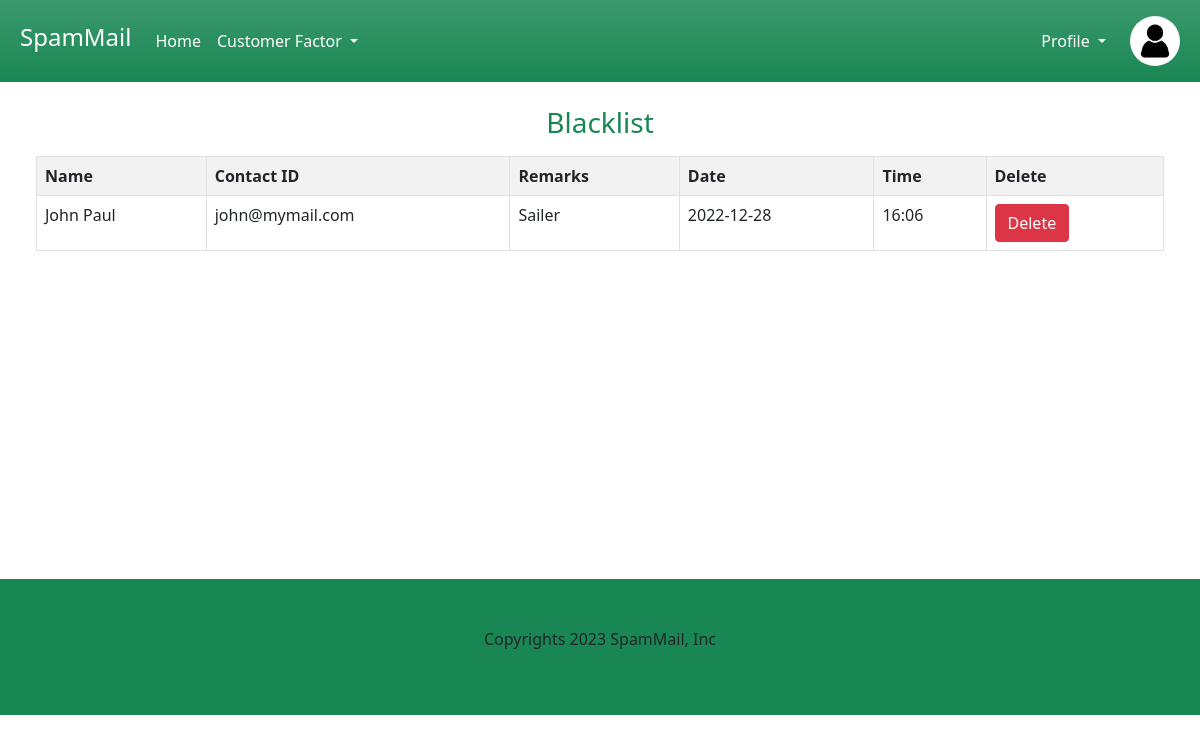
Screenshot of /viewblacklist/ (signed in) with the database file from the repository.
### user/models.py (models this page shows)
class blacklist_tb(models.Model):
    contactid=models.ForeignKey(user_register_tb,on_delete=models.CASCADE,related_name="blacklistedcontact")
    userid=models.ForeignKey(user_register_tb,on_delete=models.CASCADE,related_name="user1")
    name=models.CharField(max_length=20)
    remarks=models.CharField(max_length=20)
    date=models.CharField(max_length=20)
    time=models.CharField(max_length=20)

class user_register_tb(models.Model):
    name=models.CharField(max_length=20)
    address=models.CharField(max_length=20)
    gender=models.CharField(max_length=20)
    phone=models.CharField(max_length=20)
    countryid=models.ForeignKey(country_tb,on_delete=models.CASCADE)
    stateid=models.ForeignKey(state_tb,on_delete=models.CASCADE)
    security_questions=models.CharField(max_length=20)
    answers=models.CharField(max_length=20)
    dob=models.CharField(max_length=20)
    username=models.CharField(max_length=20)
    password=models.CharField(max_length=20)

### user/views.py (the view)
# urls.py: path('viewblacklist/',userview.viewblacklist,name="viewblacklist"),
def viewblacklist(request):
    userid=request.session['id']
    blacklist=blacklist_tb.objects.filter(userid=userid)
    return render(request,'viewblacklist.html',{"view":blacklist})

### templates/viewblacklist.html (shortened to what this page needs)
<html>
    <head>
		<link rel="stylesheet" href="/static/css/bootstrap.css">
	</head>
    <body>
    <header class="bg-success bg-gradient">
        <div class="text-white p-2">
          <nav class="navbar navbar-expand-lg">
            <div class="container-fluid">
              <a class="navbar-brand text-white" href="{% url 'userhome' %}"><h4>SpamMail</h4></a>
                <div class="collapse navbar-collapse" id="navbarSupportedContent">
                  <ul class="navbar-nav me-auto mb-2 mb-lg-0">
                    <li class="nav-item">
                      <a class="nav-link active text-white" aria-current="page" href="{% url 'userhome' %}">Home</a>
                    </li>
                    <li class="nav-item dropdown">
                      <a class="nav-link dropdown-toggle text-white" href="#" role="button" data-bs-toggle="dropdown" aria-expanded="false">
                        Customer Factor
                      </a>
                    </li>
                  </ul>
                  <ul class="navbar-nav my-auto me-2">
                  <li class="nav-item dropdown">
                    <a class="nav-link dropdown-toggle text-white" href="#" role="button" data-bs-toggle="dropdown" aria-expanded="false">
                      Profile
                    </a>
                  </li>
                  </ul>
                  <img src="/static/profile.jpg" width="50px" height="50px" class="rounded-circle ms-2">
                </div>
              </div>
          </nav>
        </div>
    </header>
    <div class="row m-4">
        <div class="col-lg-12"><h3 class="text-success text-center mb-3">Blacklist</h3>
            <table class="table table-bordered table-striped table-hover table-responsive">
                <tr>
                    <th>Name</th>
                    <th>Contact ID</th>
                    <th>Remarks</th>
                    <th>Date</th>
                    <th>Time</th>
                    <th>Delete</th>
                </tr>
                    {% for v in view %}
                <tr>
                    <td>{{v.name}}</td>
                    <td>{{v.contactid.username}}</td>
                    <td>{{v.remarks}}</td>
                    <td>{{v.date}}</td>
                    <td>{{v.time}}</td>
                    <td><button type="submit"class="btn btn-danger"><a href="{% url 'deleteblacklist' v.id %}" style="text-decoration: none;" class="text-white">Delete</a></button></td>
                </tr>
                    {% endfor %}
            </table>
        </div>
    </div><br>
    <br>
    </div><br><br><br><br><br><br><br><br><br><br>
    <footer class="bg-success" style="--bs-bg-opacity: .5;">
        <div class="container">
          <div class="row">
            <div class="col-md-12 text-center p-5">
              <p>Copyrights 2023 SpamMail, Inc</p>
            </div>
          </div>
        </div>
    </footer>
</body>
</html>

### rows the page displays
blacklist_tb: name "John Paul", contactid.username "john@mymail.com", remarks "Sailer", date "2022-12-28", time "16:06"
